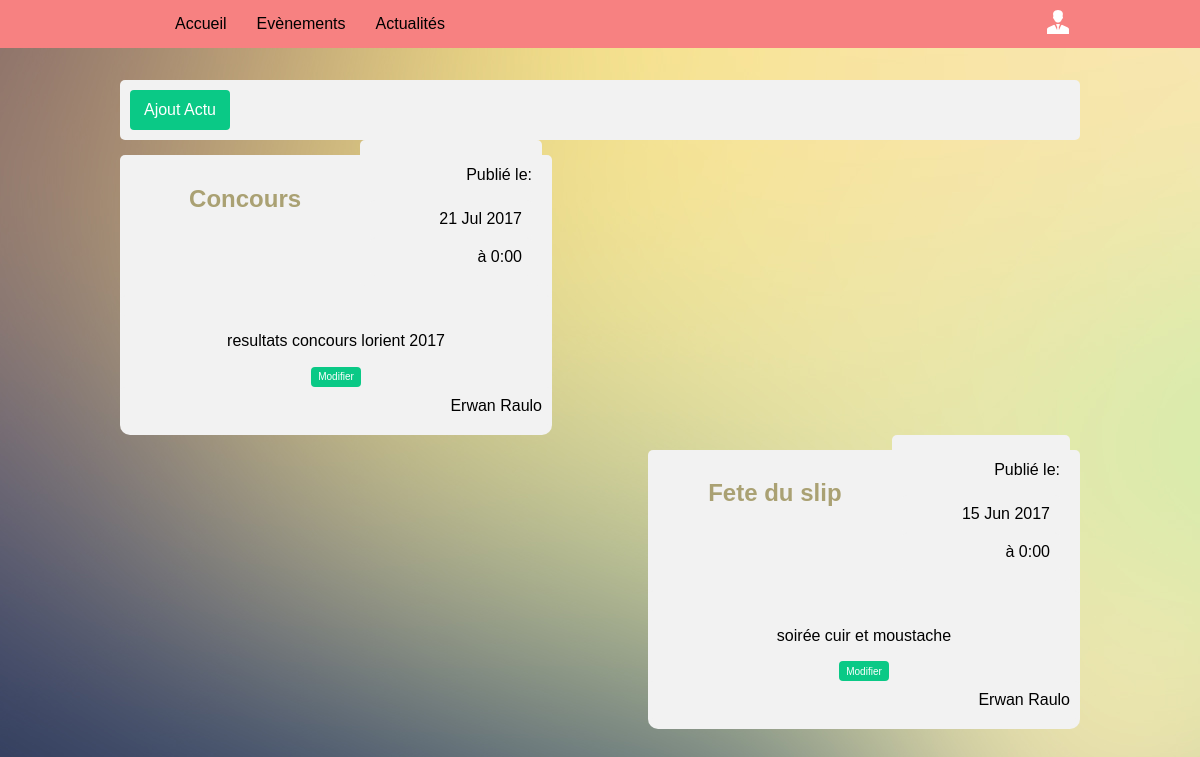
Screenshot of /index.php?pages=News&module=show_news (signed in) with the database file from the repository.
### tables this page shows
CREATE TABLE `actualite` (
  `idActualite` int(11) NOT NULL,
  `titre` varchar(45) NOT NULL,
  `image` varchar(255) DEFAULT NULL,
  `description` mediumtext NOT NULL,
  `date` datetime NOT NULL,
  `fk_membre` int(11) NOT NULL
);

CREATE TABLE `membre` (
  `idMembre` int(11) NOT NULL,
  `mail` varchar(45) NOT NULL,
  `nom` varchar(45) NOT NULL,
  `prenom` varchar(45) NOT NULL,
  `dateNaissance` datetime NOT NULL,
  `telephone` varchar(20) NOT NULL,
  `login` varchar(45) NOT NULL,
  `motDePasse` varchar(45) NOT NULL,
  `fk_instrument` int(11) DEFAULT NULL,
  `fk_adresse` int(11) NOT NULL,
  `fk_groupe` int(11) NOT NULL
);

### application/controller/News.php (called while the page is built, shortened)
<?php
class News extends \core\controller\Controller
{
	public function show_news()
	{
		$news = new \application\model\ActualiteModel();
		$data['news'] = $news->loadActu();
		$this->loadView('news', $data);
	}
}
?>

### core/config/routes.php (called while the page is built, shortened)
<?php
if(empty($_GET)){
    $class = '\application\controller\\'.$config['default_controller'];
    $default = new $class();
    return $default;
}
elseif(!empty($_GET)) {
    $page = new $class();
    if(isset($_GET['module'])){
        $module = $_GET['module'];
        foreach(get_class_methods($page) as $method){
            if($module == $method){
                if(isset($_GET['param'])){
                    $param = $_GET['param'];
                    return $page->$method($param);
                    break;
                }
                else{
                    return $page->$method();
                    break;
                }
            }
        }
    }
    else{
        return $page;
    }
}
?>

### index.php (called while the page is built, shortened)
<?php
global $config;
require_once("core/loader/SplClassLoader.php");
require_once("core/config/routes.php");

### core/loader/SplClassLoader.php (called while the page is built, shortened)
<?php
class SplClassLoader
{
    private $_fileExtension = '.php';
    private $_namespace;
    private $_namespaceSeparator = '\\';
    public function __construct($ns = null, $includePath = null)
    {
        $this->_namespace = $ns;
        $this->_includePath = $includePath;
    }
    public function loadClass($className)
    {
        if (null === $this->_namespace || $this->_namespace.$this->_namespaceSeparator === substr($className, 0, strlen($this->_namespace.$this->_namespaceSeparator))) {
            $fileName = '';
            if (false !== ($lastNsPos = strripos($className, $this->_namespaceSeparator))) {
                $namespace = substr($className, 0, $lastNsPos);
                $className = substr($className, $lastNsPos + 1);
                $fileName = str_replace($this->_namespaceSeparator, DIRECTORY_SEPARATOR, $namespace) . DIRECTORY_SEPARATOR;
            }
            $fileName .= str_replace('_', DIRECTORY_SEPARATOR, $className) . $this->_fileExtension;
        }
    }
}

### core/database/Database.php (called while the page is built, shortened)
<?php
class Database
{
    private static $instance;
    protected $_username;
    protected $_password;
    protected $_database;
    protected $_host;
    private function __construct()
    {
        $valide = false;
        foreach(file('application/config/db.conf') as $config){
            $key = explode(':', rtrim($config));
            if($key[0] == 'username'){
                $this->_username = $key[1];
            }
            elseif($key[0] == 'password'){
                $this->_password = $key[1];
            }
            elseif($key[0] == 'database'){
                $this->_database = $key[1];
            }
            elseif($key[0] == 'host'){
                $this->_host = $key[1];
                $valide = true;
            }
        }
        if($valide) {
            try{
                $this->db = new PDO('mysql:host=' . $this->_host . ';dbname=' . $this->_database . ';charset=utf8', $this->_username, $this->_password, array(PDO::ATTR_ERRMODE => PDO::ERRMODE_EXCEPTION));
            }
            catch(\PDOException $e){
                die($e->getMessage());
            }
        }
    }
    public static function getInstance()
    {
        if(is_null(self::$instance))
        {
            self::$instance = new Database();
        }
        return self::$instance;
    }
}

### core/model/Model.php (called while the page is built, shortened)
<?php
class Model
{
    public function __construct(){
        $this->db = \core\database\Database::getInstance()->db;
    }
}

### application/model/ActualiteModel.php (called while the page is built, shortened)
<?php
class ActualiteModel Extends \core\model\Model {
    function loadActu() {
        $reponse = $this->db->query('SELECT idActualite, titre, image, description, date, m.nom, m.prenom
								FROM actualite
								INNER JOIN membre m ON fk_membre = m.idMembre');
		$donnees = $reponse->fetchAll();
		return $donnees ;
    }
}
?>

### application/view/news.php (the view)
<section class= "event-section">
	<div>
		<button class="ajout-btn" onclick="location.href='index.php?pages=News&module=showForm';" name="ajout-btn">Ajout Actu</button>
	</div>
	<?php foreach($news as $item){ ?>
		<div class='event'>
			<div class="entete">
				<h1 class="titre">
					<?php echo $item['titre']; ?>
				</h1>
				<div class="date">
					<p>Publié le: </p>
					<div >
						<?php echo date('d M Y', strtotime($item['date'])); ?>
					</div>
					<div >
						<?php echo date('à G:i', strtotime($item['date'])); ?>
					</div>
				</div>
			</div>
			<div class="image"></div>
			<p class="description">
				<?php echo $item['description']; ?>
			</p>
			<button class="modif-btn" onclick="location.href='index.php?pages=News&module=updateForm';" name="modif-btn">Modifier</button>
			<div class="signature">
				<?php echo $item['prenom'].' '.$item['nom']; ?>
			</div>
		</div>
	<?php } ?>
</section>

### core/controller/Controller.php (shortened to what this page needs)
<?php
class Controller
{
    protected function loadView($file, $data = array(), $template=true){
        $content_file = 'application/view/'.$file.'.php';
        if($template) {
            include_once('application/view/templates/header.php');
        }
        include_once($content_file);
        if($template) {
            include_once('application/view/templates/footer.php');
        }
    }
}

### application/view/templates/header.php (shortened to what this page needs)
<!DOCTYPE html>
<html>
    <head>
        <link rel="stylesheet" href="application/assets/css/style.css" type="text/css" />
        <link rel="stylesheet" href="application/assets/css/form.css" type="text/css" />
        <link rel="stylesheet" href="application/assets/css/news.css" type="text/css" />
    </head>
    <body>
        <nav class="nav">
            <ul class="nav-bar">
                <a href="index.php"><li class="list-item">Accueil</li></a><a href="index.php?pages=Event&module=show_event"><li class="list-item">Evènements</li></a><a href="index.php?pages=News&module=show_news"><li class="list-item">Actualités</li></a><a href="#"><li class="list-item list-item-right dropdown-menu"><img src="application/assets/img/icone/profil.png" alt="Profil"/></li></a>
            </ul>
        </nav>
        <main class="container">

### application/view/templates/footer.php (shortened to what this page needs)
        </main>
    </body>
</html>

### application/assets/css/style.css (style rules this page uses)
body { margin: 0; width: 100vw; font-family: sans-serif; overflow-x: hidden; }
.container { width: 80vw; margin: auto; margin-top: 80px; z-index: 10; margin-bottom: 30px; }
.nav { position: fixed; top: 0; left: 0; width: 100vw; background-color: #F78181; z-index: 999; }
.nav-bar { width: 80vw; margin: auto; }
.event-section { margin-top: 35px; display: flex; flex-direction: column; }
.event { margin-top: 15px; padding-top: 0px; padding-left: 0px; padding-right: 0px; padding-bottom: 10px; width: 45%; background-color: #F2F2F2; border-radius: 10px; text-align: center; }
.event:nth-child(2n+1) { align-self: flex-end; }
.list-item { display: inline-flex; padding: 15px; transition: all 0.3s; }
.list-item, .list-item-right { vertical-align: middle; }
a .list-item { color: #000; }
.list-item-right { float: right; padding: 10px; }
a { text-decoration: none; }
li { list-style-type: none; }
.dropdown a { color: white; }
.date { display: inline-block; }
div { border-radius: 5px; background-color: #f2f2f2; padding: 10px; }

### application/assets/css/form.css (style rules this page uses)
* { box-sizing:border-box; -moz-box-sizing:border-box; -webkit-box-sizing:border-box; font-family:arial; }
body { background:url("../img/fond/2252.jpg")#FF9000 }
h1 { color:#AAA173; text-align:center; font-faimly:icon; }
.ajout-btn { background:#0AC986; font-size:16px; height:40px; width: 100px; color:#fff; text-decoration:none; border:none; border-radius:4px; -moz-border-radius:4px; -webkit-border-radius:4px; flex-grow: 1; }
.modif-btn { background:#0AC986; font-size:10px; height:20px; width: 50px; color:#fff; text-decoration:none; border:none; border-radius:4px; -moz-border-radius:4px; -webkit-border-radius:4px; flex-grow: 1; }

### application/assets/css/news.css (style rules this page uses)
.signature { text-align: right; }
.date { flex-grow: 1; margin-top: -25px; text-align: right; }
.titre { flex-grow: 2; text-align: center; }
.entete { display: flex; }

### rows the page displays
actualite: titre "Concours", date "21 Jul 2017", date "à 0:00", description "resultats concours lorient 2017", membre.prenom "Erwan", membre.nom "Raulo"
actualite: titre "Fete du slip", date "15 Jun 2017", date "à 0:00", description "soirée cuir et moustache", membre.prenom "Erwan", membre.nom "Raulo"
